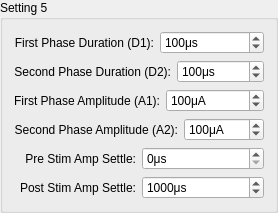
    <widget class="QGroupBox" name="groupBox_5">
     <property name="title">
      <string>Setting 5</string>
     </property>
     <layout class="QGridLayout" name="gridLayout_5">
      <item row="0" column="0">
       <layout class="QHBoxLayout" name="horizontalLayout_26">
        <item>
         <widget class="QLabel" name="label_25">
          <property name="font">
           <font>
            <pointsize>9</pointsize>
            <weight>50</weight>
            <bold>false</bold>
           </font>
          </property>
          <property name="text">
           <string>First Phase Duration (D1):</string>
          </property>
          <property name="alignment">
           <set>Qt::AlignRight|Qt::AlignTrailing|Qt::AlignVCenter</set>
          </property>
         </widget>
        </item>
        <item>
         <widget class="QSpinBox" name="spb_s5_d1">
          <property name="sizePolicy">
           <sizepolicy hsizetype="Preferred" vsizetype="Fixed">
            <horstretch>0</horstretch>
            <verstretch>0</verstretch>
           </sizepolicy>
          </property>
          <property name="minimumSize">
           <size>
            <width>80</width>
            <height>0</height>
           </size>
          </property>
          <property name="suffix">
           <string>μs</string>
          </property>
          <property name="minimum">
           <number>0</number>
          </property>
          <property name="maximum">
           <number>5000</number>
          </property>
          <property name="value">
           <number>100</number>
          </property>
         </widget>
        </item>
       </layout>
      </item>
      <item row="1" column="0">
       <layout class="QHBoxLayout" name="horizontalLayout_27">
        <item>
         <widget class="QLabel" name="label_26">
          <property name="font">
           <font>
            <pointsize>9</pointsize>
            <weight>50</weight>
            <bold>false</bold>
           </font>
          </property>
          <property name="text">
           <string>Second Phase Duration (D2):</string>
          </property>
          <property name="alignment">
           <set>Qt::AlignRight|Qt::AlignTrailing|Qt::AlignVCenter</set>
          </property>
         </widget>
        </item>
        <item>
         <widget class="QSpinBox" name="spb_s5_d2">
          <property name="sizePolicy">
           <sizepolicy hsizetype="Preferred" vsizetype="Fixed">
            <horstretch>0</horstretch>
            <verstretch>0</verstretch>
           </sizepolicy>
          </property>
          <property name="minimumSize">
           <size>
            <width>80</width>
            <height>0</height>
           </size>
          </property>
          <property name="suffix">
           <string>μs</string>
          </property>
          <property name="minimum">
           <number>0</number>
          </property>
          <property name="maximum">
           <number>5000</number>
          </property>
          <property name="value">
           <number>100</number>
          </property>
         </widget>
        </item>
       </layout>
      </item>
      <item row="2" column="0">
       <layout class="QHBoxLayout" name="horizontalLayout_28">
        <item>
         <widget class="QLabel" name="label_27">
          <property name="font">
           <font>
            <pointsize>9</pointsize>
            <weight>50</weight>
            <bold>false</bold>
           </font>
          </property>
          <property name="text">
           <string>First Phase Amplitude (A1):</string>
          </property>
          <property name="alignment">
           <set>Qt::AlignRight|Qt::AlignTrailing|Qt::AlignVCenter</set>
          </property>
         </widget>
        </item>
        <item>
         <widget class="QSpinBox" name="spb_s5_a1">
          <property name="sizePolicy">
           <sizepolicy hsizetype="Preferred" vsizetype="Fixed">
            <horstretch>0</horstretch>
            <verstretch>0</verstretch>
           </sizepolicy>
          </property>
          <property name="minimumSize">
           <size>
            <width>80</width>
            <height>0</height>
           </size>
          </property>
          <property name="suffix">
           <string>μA</string>
          </property>
          <property name="minimum">
           <number>0</number>
          </property>
          <property name="maximum">
           <number>2550</number>
          </property>
          <property name="value">
           <number>100</number>
          </property>
         </widget>
        </item>
       </layout>
      </item>
      <item row="3" column="0">
       <layout class="QHBoxLayout" name="horizontalLayout_29">
        <item>
         <widget class="QLabel" name="label_28">
          <property name="font">
           <font>
            <pointsize>9</pointsize>
            <weight>50</weight>
            <bold>false</bold>
           </font>
          </property>
          <property name="text">
           <string>Second Phase Amplitude (A2):</string>
          </property>
          <property name="alignment">
           <set>Qt::AlignRight|Qt::AlignTrailing|Qt::AlignVCenter</set>
          </property>
         </widget>
        </item>
        <item>
         <widget class="QSpinBox" name="spb_s5_a2">
          <property name="sizePolicy">
           <sizepolicy hsizetype="Preferred" vsizetype="Fixed">
            <horstretch>0</horstretch>
            <verstretch>0</verstretch>
           </sizepolicy>
          </property>
          <property name="minimumSize">
           <size>
            <width>80</width>
            <height>0</height>
           </size>
          </property>
          <property name="suffix">
           <string>μA</string>
          </property>
          <property name="minimum">
           <number>0</number>
          </property>
          <property name="maximum">
           <number>2550</number>
          </property>
          <property name="value">
           <number>100</number>
          </property>
         </widget>
        </item>
       </layout>
      </item>
      <item row="4" column="0">
       <layout class="QHBoxLayout" name="horizontalLayout_30">
        <item>
         <widget class="QLabel" name="label_29">
          <property name="font">
           <font>
            <pointsize>9</pointsize>
            <weight>50</weight>
            <bold>false</bold>
           </font>
          </property>
          <property name="text">
           <string>Pre Stim Amp Settle:</string>
          </property>
          <property name="alignment">
           <set>Qt::AlignRight|Qt::AlignTrailing|Qt::AlignVCenter</set>
          </property>
         </widget>
        </item>
        <item>
         <widget class="QSpinBox" name="spb_s5_pre1">
          <property name="sizePolicy">
           <sizepolicy hsizetype="Preferred" vsizetype="Fixed">
            <horstretch>0</horstretch>
            <verstretch>0</verstretch>
           </sizepolicy>
          </property>
          <property name="minimumSize">
           <size>
            <width>80</width>
            <height>0</height>
           </size>
          </property>
          <property name="suffix">
           <string>μs</string>
          </property>
          <property name="minimum">
           <number>0</number>
          </property>
          <property name="maximum">
           <number>500000</number>
          </property>
          <property name="value">
           <number>0</number>
          </property>
         </widget>
        </item>
       </layout>
      </item>
      <item row="5" column="0">
       <layout class="QHBoxLayout" name="horizontalLayout_31">
        <item>
         <widget class="QLabel" name="label_30">
          <property name="font">
           <font>
            <pointsize>9</pointsize>
            <weight>50</weight>
            <bold>false</bold>
           </font>
          </property>
          <property name="text">
           <string>Post Stim Amp Settle:</string>
          </property>
          <property name="alignment">
           <set>Qt::AlignRight|Qt::AlignTrailing|Qt::AlignVCenter</set>
          </property>
         </widget>
        </item>
        <item>
         <widget class="QSpinBox" name="spb_s5_post1">
          <property name="sizePolicy">
           <sizepolicy hsizetype="Preferred" vsizetype="Fixed">
            <horstretch>0</horstretch>
            <verstretch>0</verstretch>
           </sizepolicy>
          </property>
          <property name="minimumSize">
           <size>
            <width>80</width>
            <height>0</height>
           </size>
          </property>
          <property name="suffix">
           <string>μs</string>
          </property>
          <property name="minimum">
           <number>0</number>
          </property>
          <property name="maximum">
           <number>500000</number>
          </property>
          <property name="value">
           <number>1000</number>
          </property>
         </widget>
        </item>
       </layout>
      </item>
     </layout>
    </widget>
